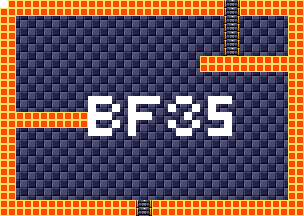

The image is a tile-based game level rendered from a .tmx file. Its description and source (layers, tilesets, objects; grid data summarised) follow:
An orthogonal 38x27 tile map with 8x8 px tiles, 4 tile layers (background, foreground, room numbers, Objects), 15 tilesets.

<map version="1.5" tiledversion="1.7.1" orientation="orthogonal" renderorder="right-down" width="38" height="27" tilewidth="8" tileheight="8" infinite="0" nextlayerid="11" nextobjectid="1">
 <tileset firstgid="1" source="tilesheets/tsKarniMata.tsx" />
 <tileset firstgid="1025" source="tilesheets/tsVoodooWasp.tsx" />
 <tileset firstgid="2049" source="tilesheets/tsBurial.tsx" />
 <tileset firstgid="3073" source="tilesheets/tsBlueTemple.tsx" />
 <tileset firstgid="4097" source="tilesheets/tsGoddess.tsx" />
 <tileset firstgid="5121" source="tilesheets/tsKonark.tsx" />
 <tileset firstgid="6145" name="sEnemies" tilewidth="8" tileheight="8" tilecount="1024" columns="32">
  <image source="../grapx/tilesheets/sObjects.bmp" trans="ff94ff" width="256" height="256" />
 </tileset>
 <tileset firstgid="7169" source="tilesheets/tsIceTemple.tsx" />
 <tileset firstgid="8193" source="tilesheets/tsLavaArea.tsx" />
 <tileset firstgid="9217" source="tilesheets/tsBossArea.tsx" />
 <tileset firstgid="10241" source="tilesheets/tsPegu.tsx" />
 <tileset firstgid="11265" source="tilesheets/sTiwanakuTemple.tsx" />
 <tileset firstgid="12289" source="tilesheets/sIndraTemple.tsx" />
 <tileset firstgid="13313" source="tilesheets/sTeleport.tsx" />
 <tileset firstgid="14337" source="tilesheets/sObjects.tsx" />
 <layer id="2" name="background" width="38" height="27">
  <data>[1026 cells, 1026 non-empty, 2 distinct tile ids]</data>
 </layer>
 <layer id="1" name="foreground" width="38" height="27">
  <data>[1026 cells, 296 non-empty, 3 distinct tile ids]</data>
 </layer>
 <layer id="7" name="room numbers" width="38" height="27">
  <data>[1026 cells, 44 non-empty, 1 distinct tile ids]</data>
 </layer>
 <layer id="10" name="Objects" width="38" height="27">
  <data>[1026 cells, 0 non-empty, 0 distinct tile ids]</data>
 </layer>
</map>
